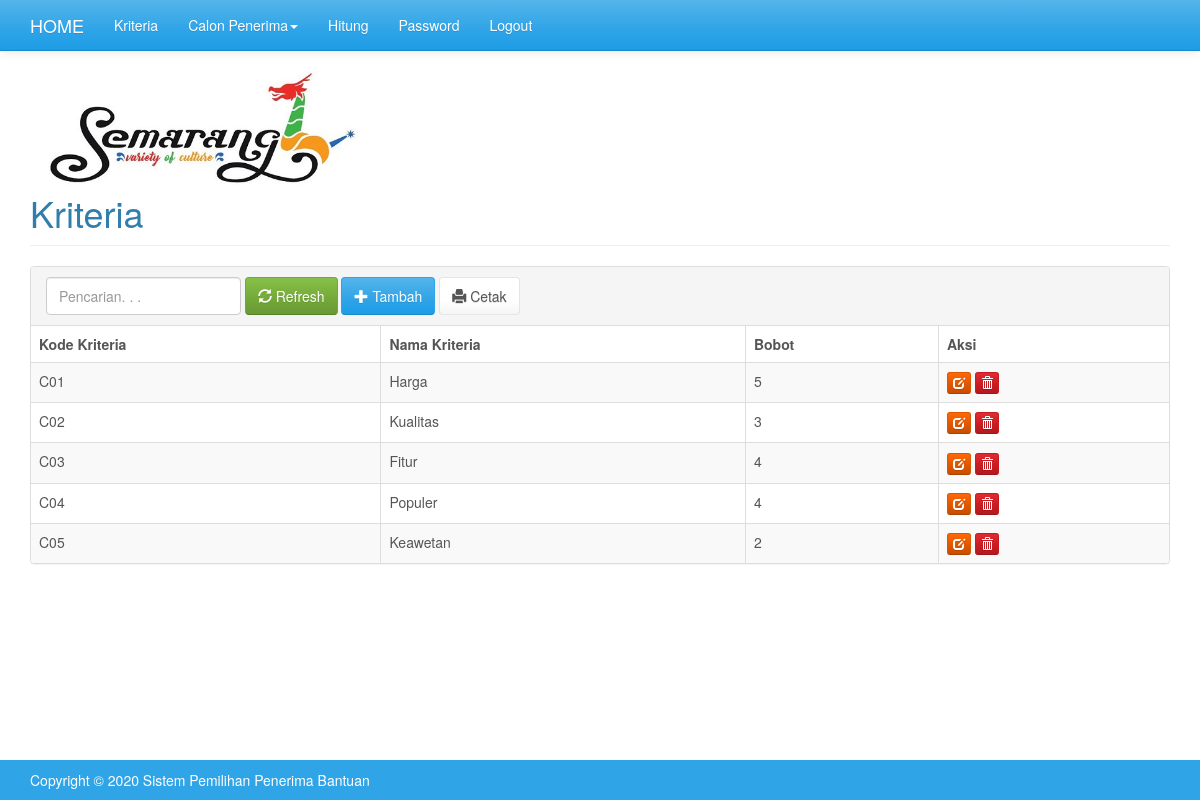
The page /index.php?m=kriteria (signed in) on the database its author committed.
### tables this page shows
CREATE TABLE `tb_kriteria` (
  `kode_kriteria` varchar(16) NOT NULL,
  `nama_kriteria` varchar(256) DEFAULT NULL,
  `bobot` double DEFAULT NULL,
  PRIMARY KEY (`kode_kriteria`)
);

### functions.php (called while the page is built, shortened)
<?php
include'config.php';
include'includes/db.php';
$db = new DB($config['server'], $config['username'], $config['password'], $config['database_name']);
$mod = $_GET['m'];
function esc_field($str){
    if (!get_magic_quotes_gpc())
        return addslashes($str);
    else
        return $str;
}

### config.php (called while the page is built)
<?php
$config["server"]='localhost';
$config["username"]='root';
$config["password"]='';
$config["database_name"]='electre';

### includes/db.php (called while the page is built, shortened)
<?php
class DB{
    var $conn = null;
    public function __construct($host, $username, $passwd, $dbname){
        $this->conn = mysqli_connect($host, $username, $passwd, $dbname);
    }
    public function query($sql){
        $query = mysqli_query($this->conn, $sql) or die('<pre>Error mysqli_query: ' . mysqli_error($this->conn) . '<br />' . $sql . '</pre>');
        return $query;
    }
    public function get_results($sql){
        $query = $this->query($sql);
        $arr = array();
        while($row = mysqli_fetch_object($query)){
            $arr[] = $row;
        }
        return $arr;
    }
}

### kriteria.php (the view, shortened to what this page needs)
<img src="assets/images/semarang.jpg" width=350 height=150 align="center" class="img-responsive" />
<div class="page-header">
    <h1>Kriteria</h1>
</div>
<div class="panel panel-default">
    <div class="panel-heading">
        <form class="form-inline">
            <div class="form-group">
                <input class="form-control" type="text" placeholder="Pencarian. . ." name="q" value="<?=$_GET['q']?>" />
            </div>
            <div class="form-group">
                <button class="btn btn-success"><span class="glyphicon glyphicon-refresh"></span> Refresh</button>
            </div>
            <div class="form-group">
                <a class="btn btn-primary" href="?m=kriteria_tambah"><span class="glyphicon glyphicon-plus"></span> Tambah</a>
            </div>
             <div class="form-group">
            <a class="btn btn-default" target="_blank" href="cetak.php?m=kriteria&q=<?=$_GET['q']?>"><span class="glyphicon glyphicon-print"></span> Cetak</a>
        </div>
        </form>
    </div>
    <div class="table-responsive">
        <table class="table table-bordered table-hover table-striped">
            <thead><tr>
                <th>Kode Kriteria</th>
                <th>Nama Kriteria</th>
                <th>Bobot</th>
                <th>Aksi</th>
            </tr></thead>
            <?php
            $q = esc_field($_GET['q']);
            $rows = $db->get_results("SELECT * FROM tb_kriteria
            WHERE kode_kriteria LIKE '%$q%' OR nama_kriteria LIKE '%$q%'
            ORDER BY kode_kriteria");
            foreach($rows as $row):?>
            <tr>
                <td><?=$row->kode_kriteria?></td>
                <td><?=$row->nama_kriteria?></td>
                <td><?=$row->bobot?></td>
                <td class="nw">
                    <a class="btn btn-xs btn-warning" href="?m=kriteria_ubah&amp;ID=<?=$row->kode_kriteria?>"><span class="glyphicon glyphicon-edit"></span></a>
                    <a class="btn btn-xs btn-danger" href="aksi.php?act=kriteria_hapus&amp;ID=<?=$row->kode_kriteria?>" onclick="return confirm('Hapus data?')"><span class="glyphicon glyphicon-trash"></span></a>
                </td>
            </tr>
            <?php endforeach?>
        </table>
    </div>
</div>

### index.php (shortened to what this page needs)
<?php
include'functions.php';
?>
<!DOCTYPE html>
<html lang="en">
  <head>
    <link href="assets/css/cerulean-bootstrap.min.css" rel="stylesheet"/>
    <link href="assets/css/general.css" rel="stylesheet"/>
  </head>
  <body style="background-color: #ffffff">
    <nav class="navbar navbar-default navbar-static-top">
      <div class="container">
        <div class="navbar-header">
          <a class="navbar-brand" href="./">HOME</a>
        </div>
        <div id="navbar" class="navbar-collapse collapse">
          <ul class="nav navbar-nav">
              <li><a href="?m=kriteria">Kriteria</a></li>
              <li><a href="#" class="dropdown" data-toggle="dropdown">Calon Penerima<b class="caret"></b></a>
                <li><a href="?m=hitung">Hitung</a></li>
                <li><a href="?m=password">Password</a></li>
                <li><a href="aksi.php?act=logout">Logout</a></li>
              </li>
            </ul>
        </div>
      </div>
    </nav>
    <div class="container">
    <?php
        if(file_exists($mod.'.php'))
            include $mod.'.php';
        else
            include 'home.php';
    ?>
    </div>
    <footer class="footer bg-primary">
      <div class="container">
        <p>Copyright &copy; <?=date('Y')?> Sistem Pemilihan Penerima Bantuan</p>
      </div>
    </footer>
  </body>
</html>

### assets/css/general.css (style rules this page uses)
html { position: relative; min-height: 100%; }
body { margin-bottom: 70px; }
.footer { position: absolute; bottom: 0; width: 100%; height: 40px; }
.footer .container p { margin: 10px 0; }
.nw { white-space: nowrap; }
.page-header { margin-top: 0; padding-bottom: 0; }
.page-header h1 { margin-top: 0; }

### rows shown on the page
tb_kriteria: kode_kriteria "C01", nama_kriteria "Harga", bobot "5"
tb_kriteria: kode_kriteria "C02", nama_kriteria "Kualitas", bobot "3"
tb_kriteria: kode_kriteria "C03", nama_kriteria "Fitur", bobot "4"
tb_kriteria: kode_kriteria "C04", nama_kriteria "Populer", bobot "4"
tb_kriteria: kode_kriteria "C05", nama_kriteria "Keawetan", bobot "2"
